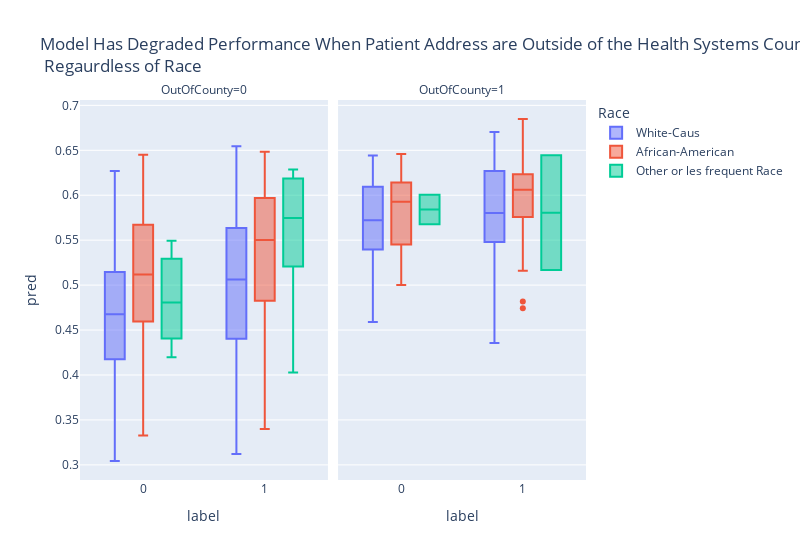

Notebook source saved alongside this figure:
### Code cell
px.box(test_df, x = 'label', y= 'pred', color = 'Race',facet_col="OutOfCounty", width=800,
      title='Model Has Degraded Performance When Patient Address are Outside of the Health Systems County <br> Regaurdless of Race')

### Figure 1 — Plotly figure (JSON) as saved in the notebook; plotly's stock layout.template omitted (floating-point values rounded to 4 significant figures; data arrays with more than 128 entries replaced by an {"elided": "..."} marker saying what was removed)
{"data": [{"alignmentgroup": "True", "hovertemplate": "Race=White-Caus<br>OutOfCounty=0<br>label=%{x}<br>pred=%{y}<extra></extra>", "legendgroup": "White-Caus", "marker": {"color": "#636efa"}, "name": "White-Caus", "notched": false, "offsetgroup": "White-Caus", "orientation": "v", "showlegend": true, "type": "box", "x": {"elided": "333 int values"}, "x0": " ", "xaxis": "x", "y": {"elided": "333 float values"}, "y0": " ", "yaxis": "y"}, {"alignmentgroup": "True", "hovertemplate": "Race=White-Caus<br>OutOfCounty=1<br>label=%{x}<br>pred=%{y}<extra></extra>", "legendgroup": "White-Caus", "marker": {"color": "#636efa"}, "name": "White-Caus", "notched": false, "offsetgroup": "White-Caus", "orientation": "v", "showlegend": false, "type": "box", "x": [1, 0, 1, 1, 1, 0, 0, 0, 0, 0, 0, 1, 1, 0, 0, 1, 1, 1, 1, 0, 1, 1, 1, 0, 0, 0, 1, 1, 1, 1, 0, 1, 1, 1, 1, 1, 1, 1, 1, 0, 1, 1, 0, 0, 0, 0, 0, 0, 0, 1, 0, 1, 1, 1, 0, 1, 0, 1, 0, 1, 1, 1, 1, 1, 1, 1, 1, 0, 1, 1, 1, 0, 1, 0, 0, 1, 1, 1, 1, 0, 0, 0], "x0": " ", "xaxis": "x2", "y": [0.6045, 0.5401, 0.5835, 0.6189, 0.6018, 0.6119, 0.6227, 0.4904, 0.6095, 0.6325, 0.4809, 0.6038, 0.5504, 0.5659, 0.5825, 0.4455, 0.6282, 0.5568, 0.6099, 0.5591, 0.6703, 0.5487, 0.5801, 0.5389, 0.6294, 0.5276, 0.577, 0.5274, 0.661, 0.6196, 0.5934, 0.6267, 0.6602, 0.6276, 0.5748, 0.6595, 0.5486, 0.6456, 0.6487, 0.5399, 0.5634, 0.5061, 0.5816, 0.6005, 0.5723, 0.5056, 0.6398, 0.5839, 0.6277, 0.5458, 0.5681, 0.4356, 0.5496, 0.6275, 0.6097, 0.5903, 0.6095, 0.5, 0.5568, 0.5271, 0.5646, 0.479, 0.5505, 0.6202, 0.6665, 0.6623, 0.5, 0.6442, 0.53, 0.6268, 0.4935, 0.5507, 0.5802, 0.5306, 0.4912, 0.511, 0.5492, 0.6072, 0.6582, 0.5728, 0.4588, 0.5404], "y0": " ", "yaxis": "y2"}, {"alignmentgroup": "True", "hovertemplate": "Race=African-American<br>OutOfCounty=0<br>label=%{x}<br>pred=%{y}<extra></extra>", "legendgroup": "African-American", "marker": {"color": "#EF553B"}, "name": "African-American", "notched": false, "offsetgroup": "African-American", "orientation": "v", "showlegend": true, "type": "box", "x": {"elided": "189 int values"}, "x0": " ", "xaxis": "x", "y": {"elided": "189 float values"}, "y0": " ", "yaxis": "y"}, {"alignmentgroup": "True", "hovertemplate": "Race=African-American<br>OutOfCounty=1<br>label=%{x}<br>pred=%{y}<extra></extra>", "legendgroup": "African-American", "marker": {"color": "#EF553B"}, "name": "African-American", "notched": false, "offsetgroup": "African-American", "orientation": "v", "showlegend": false, "type": "box", "x": [0, 1, 0, 0, 1, 0, 0, 0, 1, 0, 1, 0, 1, 0, 1, 1, 1, 0, 0, 1, 1, 1, 1, 0, 1, 1, 1, 0, 0, 1, 0, 0, 1, 1, 1, 1, 1, 0, 1, 0, 1, 1, 1, 1, 1, 1, 1, 0, 1, 0, 0, 0, 1, 1, 0, 1, 1, 1], "x0": " ", "xaxis": "x2", "y": [0.6406, 0.5973, 0.5227, 0.5645, 0.5904, 0.6459, 0.6243, 0.5, 0.6559, 0.5, 0.6131, 0.563, 0.6116, 0.5446, 0.5984, 0.5836, 0.6266, 0.6416, 0.5087, 0.6109, 0.5646, 0.5954, 0.6571, 0.5927, 0.4817, 0.606, 0.6275, 0.6075, 0.547, 0.5159, 0.5937, 0.6079, 0.6143, 0.5946, 0.6228, 0.6848, 0.5918, 0.5945, 0.5636, 0.5917, 0.6585, 0.6567, 0.518, 0.5733, 0.6166, 0.6053, 0.6235, 0.6019, 0.4741, 0.5215, 0.5862, 0.6162, 0.572, 0.5507, 0.6248, 0.6085, 0.6138, 0.6559], "y0": " ", "yaxis": "y2"}, {"alignmentgroup": "True", "hovertemplate": "Race=Other or les frequent Race<br>OutOfCounty=0<br>label=%{x}<br>pred=%{y}<extra></extra>", "legendgroup": "Other or les frequent Race", "marker": {"color": "#00cc96"}, "name": "Other or les frequent Race", "notched": false, "offsetgroup": "Other or les frequent Race", "orientation": "v", "showlegend": true, "type": "box", "x": [1, 1, 1, 1, 0, 0, 0, 0, 0, 0, 1, 0, 1, 0, 1, 1, 1, 0, 0], "x0": " ", "xaxis": "x", "y": [0.4028, 0.5539, 0.5748, 0.6172, 0.549, 0.481, 0.4806, 0.5493, 0.4405, 0.5168, 0.6287, 0.4197, 0.6154, 0.446, 0.5275, 0.6232, 0.5, 0.4315, 0.5292], "y0": " ", "yaxis": "y"}, {"alignmentgroup": "True", "hovertemplate": "Race=Other or les frequent Race<br>OutOfCounty=1<br>label=%{x}<br>pred=%{y}<extra></extra>", "legendgroup": "Other or les frequent Race", "marker": {"color": "#00cc96"}, "name": "Other or les frequent Race", "notched": false, "offsetgroup": "Other or les frequent Race", "orientation": "v", "showlegend": false, "type": "box", "x": [1, 0, 0, 1], "x0": " ", "xaxis": "x2", "y": [0.5167, 0.5677, 0.6005, 0.6445], "y0": " ", "yaxis": "y2"}], "layout": {"annotations": [{"font": {}, "showarrow": false, "text": "OutOfCounty=0", "x": 0.245, "xanchor": "center", "xref": "paper", "y": 1, "yanchor": "bottom", "yref": "paper"}, {"font": {}, "showarrow": false, "text": "OutOfCounty=1", "x": 0.755, "xanchor": "center", "xref": "paper", "y": 1, "yanchor": "bottom", "yref": "paper"}], "boxmode": "group", "legend": {"title": {"text": "Race"}, "tracegroupgap": 0}, "title": {"text": "Model Has Degraded Performance When Patient Address are Outside of the Health Systems County <br> Regaurdless of Race"}, "width": 800, "xaxis": {"anchor": "y", "domain": [0, 0.49], "title": {"text": "label"}}, "xaxis2": {"anchor": "y2", "domain": [0.51, 1], "matches": "x", "title": {"text": "label"}}, "yaxis": {"anchor": "x", "domain": [0, 1], "title": {"text": "pred"}}, "yaxis2": {"anchor": "x2", "domain": [0, 1], "matches": "y", "showticklabels": false}}}
